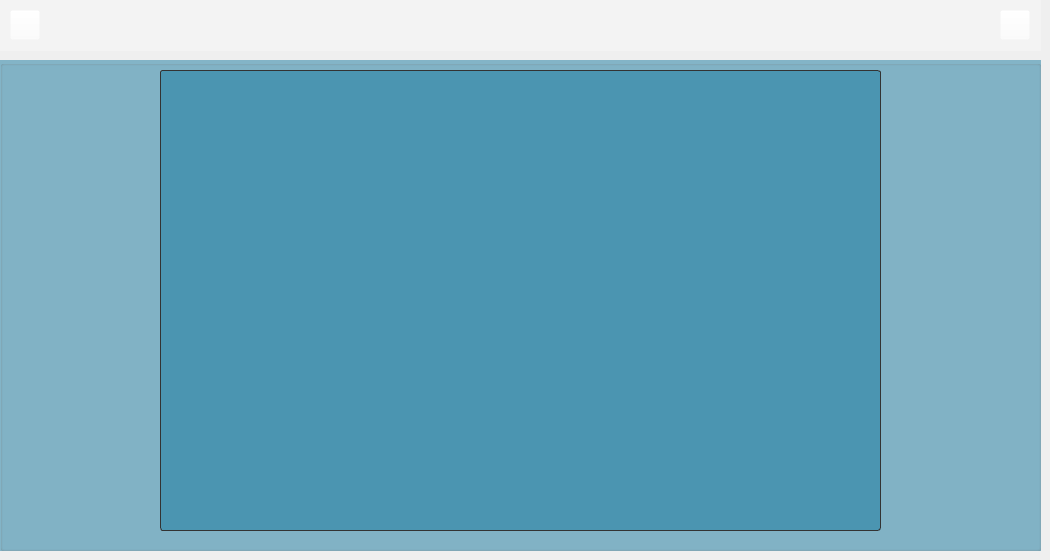
        <widget class="QWidget" name="page_17">
         <widget class="QPushButton" name="pushButton_23">
          <property name="geometry">
           <rect>
            <x>10</x>
            <y>10</y>
            <width>30</width>
            <height>30</height>
           </rect>
          </property>
          <property name="styleSheet">
           <string notr="true">QPushButton{
border-image: url(:/new/icons/icons/left.png);
background-color: rgba(255, 255, 255, 0%);
}
QPushButton:pressed{
image: url(:/new/icons/icons/left_clk.png);
background-color: rgba(255, 255, 255, 0%);
}</string>
          </property>
          <property name="text">
           <string/>
          </property>
         </widget>
         <widget class="QPushButton" name="pushButton_24">
          <property name="geometry">
           <rect>
            <x>1000</x>
            <y>10</y>
            <width>30</width>
            <height>30</height>
           </rect>
          </property>
          <property name="styleSheet">
           <string notr="true">QPushButton{
background-color: rgba(255, 255, 255, 0%);
border-image: url(:/new/icons/icons/right.png);
}
QPushButton:pressed{
border-image: url(:/new/icons/icons/right_clk.png);
background-color: rgba(255, 255, 255, 0%);
}</string>
          </property>
          <property name="text">
           <string/>
          </property>
         </widget>
         <widget class="QLabel" name="label_97">
          <property name="geometry">
           <rect>
            <x>0</x>
            <y>0</y>
            <width>1041</width>
            <height>51</height>
           </rect>
          </property>
          <property name="styleSheet">
           <string notr="true">background-color: rgba(255, 255, 255, 0.1%);
font: &quot;Eras Bold ITC&quot;;</string>
          </property>
          <property name="text">
           <string>&lt;html&gt;&lt;head/&gt;&lt;body&gt;&lt;p align=&quot;center&quot;&gt;&lt;br/&gt;&lt;/p&gt;&lt;/body&gt;&lt;/html&gt;</string>
          </property>
         </widget>
         <widget class="QGroupBox" name="groupBox_29">
          <property name="geometry">
           <rect>
            <x>0</x>
            <y>60</y>
            <width>1041</width>
            <height>491</height>
           </rect>
          </property>
          <property name="styleSheet">
           <string notr="true">border-color: rgb(168, 234, 254);
background-color:rgba(18, 118, 158,125);</string>
          </property>
          <property name="title">
           <string/>
          </property>
          <widget class="QTableView" name="tabclient">
           <property name="geometry">
            <rect>
             <x>160</x>
             <y>10</y>
             <width>721</width>
             <height>461</height>
            </rect>
           </property>
           <property name="styleSheet">
            <string notr="true">QTableView{
border-style: solid;
background-color:rgba(18, 118, 158,125);
color: rgb(0, 255, 255);
border-width: 2px;
border-radius: 10px;
font: 16px;
border: 1px solid #333333;
border-radius: 3px;
padding: 1px 23px 1px 3px;
background-color:rgba(18, 118, 158,125);
color: rgb(0, 255, 255);
font: 75 7pt &quot;MS Shell Dlg 2&quot;;
selection-background-color: rgba(255, 255, 255, 0.1%);
}
QHeaderView{
color: rgb(7, 161, 183);
background-color: rgba(255, 255, 255, 0.1%);
}
QHeaderView:section{
color: rgb(121, 230, 230);
background-color: rgba(255, 255, 255, 0.1%);
}
QScrollBar{
color: rgb(7, 161, 183);
background-color: rgba(255, 255, 255, 0.1%);
}
QTableCornerButton::section{
color: rgb(7, 161, 183);
background-color: rgba(255, 255, 255, 0.1%);
}</string>
           </property>
          </widget>
         </widget>
         <zorder>label_97</zorder>
         <zorder>pushButton_23</zorder>
         <zorder>pushButton_24</zorder>
         <zorder>groupBox_29</zorder>
        </widget>
